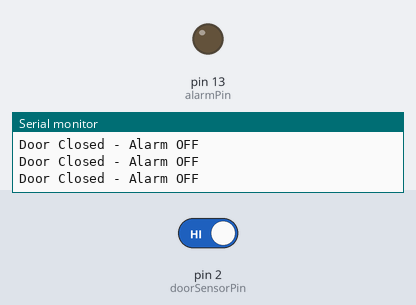
The sketch below on a simulated Arduino Uno, built with avr-gcc and run on an emulated ATmega328P. On the bench: output pins drawn as LEDs (lit = HIGH), the last lines printed to the serial monitor. The inputs (shaded band) are chosen by the test bench; at power-on: pin 2 (doorSensorPin) HIGH.

Above: at 1.2 s.
1.3 s: pin 2 (doorSensorPin) driven LOW
At 2.4 s:
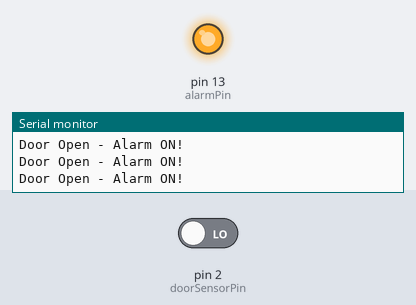
2.8 s: pin 2 (doorSensorPin) driven HIGH
At 3.6 s:
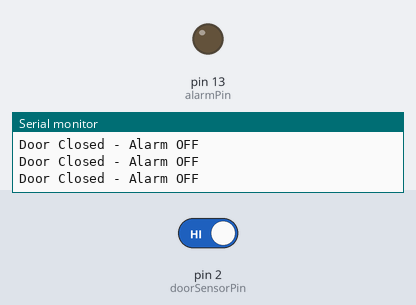
Timing chart, 0 to 5.8 s (numbered marks = the images above; inputs shaded):
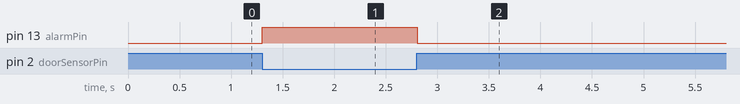

Measured:
- after the input at 1.3 s, pin 13 (alarmPin): LOW → HIGH at once
- after the input at 2.8 s, pin 13 (alarmPin): HIGH → LOW at once

The sketch:

Door_Alarm.ino
```cpp
const int doorSensorPin = 2;  // Pin connected to reed switch or button
const int alarmPin = 13;      // Buzzer or LED pin
int doorState = 0;            // Variable to store the sensor state

void setup() {
  pinMode(doorSensorPin, INPUT_PULLUP); // Use internal pull-up resistor
  pinMode(alarmPin, OUTPUT);
  Serial.begin(9600);
}

void loop() {
  doorState = digitalRead(doorSensorPin); // Read door sensor

  if (doorState == LOW) { // LOW = Door opened (if using normally closed switch)
    digitalWrite(alarmPin, HIGH); // Activate alarm
    Serial.println("Door Open - Alarm ON!");
  } else {
    digitalWrite(alarmPin, LOW);  // Deactivate alarm
    Serial.println("Door Closed - Alarm OFF");
  }

  delay(100); // Short delay
}
```
